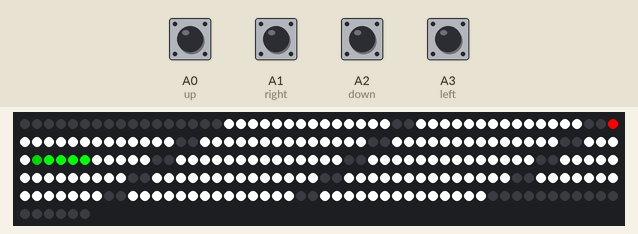
Simulated run of this sketch. Board: Arduino Uno, built with avr-gcc and run on an emulated ATmega328P. Parts: 256 RGB LEDs in strip order, left to right, continuing on the next row. The test bench sets the inputs (shaded band); at power-on: A0 (up), A1 (right), A2 (down), A3 (left) HIGH. Random numbers use the default seed unless the sketch sets one.

Above: at 1.25 s.

The sketch:

finishedstringed.ino
```cpp
#include <Adafruit_NeoPixel.h>    // importar libreria
//   NEO_KHZ800  800 KHz velocidad de datos (WS2812 y nuevos)
//   NEO_KHZ400  400 KHz velocidad de datos (WS2811 y mas antiguos)
//   NEO_GRB     flujo de datos en orden GRB (WS2812 y nuevos)
//   NEO_RGB     flujo de datos en orden RGB (versiones mas antiguas)
#define up A0
#define down A2
#define left A3
#define right A1
Adafruit_NeoPixel tira = Adafruit_NeoPixel(256, 6, NEO_GRB + NEO_KHZ800); // creacion de objeto "tira"
// con una cantidad de 256 pixeles, sobre pin 2 del Arduino
int ground[256];
int snake[200]={104,105,106};
int snake_size;
int direction;
int time=0;
void setup(){
  pinMode(up, INPUT);
  pinMode(down, INPUT);
  pinMode(left, INPUT);
  pinMode(right, INPUT);
  digitalWrite(up, HIGH);
  digitalWrite(down, HIGH);
  digitalWrite(left, HIGH);
  digitalWrite(right, HIGH);
  startSetting();
  tira.setBrightness(255);
  tira.begin();       // inicializacion de la tira
  showBoard();
}


void loop(){
  delay(1); //1 milisecond
  read_button();
  time++;
  if(time==30){
    moveSnake();
    showBoard();
    time=0;
  }
}

void read_button()
{
 if(!digitalRead(left))
 {
   if(direction !=1){
      direction = -1;
   }
   while(!digitalRead(left));
 }

 if(!digitalRead(right))
 {
   if(direction !=-1){
      direction = 1;
   }
   while(!digitalRead(right));
 }

 if(!digitalRead(up))
 {
   if(direction !=16){
      direction = -16;
   }
   while(!digitalRead(up));
 }

 if(!digitalRead(down))
 {
   if(direction !=-16){
      direction = 16;
   }
   while(!digitalRead(down));
 }
}

void moveSnake(){
  int food = 0;
  if(direction==0){
    return;
  }
  int head = snake[0]+direction;
  if(ground[head]==1 || ground[head]==3 ){  //wall or its body
    gameOver();
    return;
  }
  else if(ground[head]==4){ //food
    snake[snake_size]=snake[snake_size -1];
    snake_size++;
    food = 1;
  }

  for(int i=0;i<snake_size;i++){
    ground[snake[i]]=0;
  }
  for(int i=snake_size-1;i>=1;i=i-1){
    snake[i]=snake[i-1];
  }
  snake[0]=head;
  for(int i=1;i<snake_size;i++){
    ground[snake[i]]=3;
  }
  ground[snake[0]]=2;

  if(food==1){
    generateSeed();
  }
}

void gameOver(){
  startSetting();
  showBoard();
}
void generateSeed(){
  int seed;
  while(free){
    seed = random(17,239);
    if (ground[seed]==0){
      ground[seed]=4;
      break;
    }
  }

}

void startSetting(){
  for(int i=0;i<256;i++){
    ground[i]=0;
  }
  for (int i = 0 ;i < 16 ;i=i+1){
  ground[i]=1;
  ground[i*16]=1;
  ground[i*16 + 15]=1;
  ground[i+240]=1;
  }
  snake_size=4;
  snake[0]=104;
  snake[1]=105;
  snake[2]=106;
  snake[3]=107;
  ground[104]=2;
  ground[105]=3;
  ground[106]=3;
  ground[107]=3;
  ground[102]=4;
  direction=-1;
}
void showBoard(){
  for(int i = 0; i < 256; i++){
      if(ground[i]==1){                          //wall
        tira.setPixelColor(i, 0, 0, 0);             //black
      }
      else if (ground[i]==0) {                  //ground
        tira.setPixelColor(i, 255,255, 255);        //white
      }
      else if (ground[i]==2) {                  //snake head
        tira.setPixelColor(i, 0,120,0);        //
      }
      else if (ground[i]==3) {                  //snake body
        tira.setPixelColor(i,0,255,0);        //
      }
      else if (ground[i]==4) {                  //food
        tira.setPixelColor(i, 255,0,0);        //
      }
  }
  tira.show();
}
```
